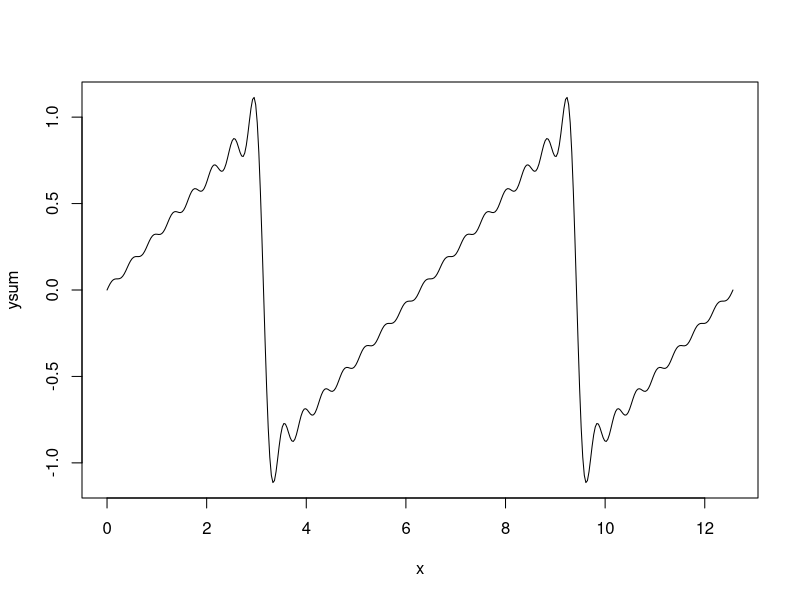

This figure's R source:
# file: make_waves

# code to generate set of 15 sine waves to make square wave
# saving file as squarewave.csv

x = seq(0,4*pi,0.01*pi) # values along x axis
y = seq(1,29,2) # equivalent to 2k-1
y_square = matrix(data = NA, nrow = 401, ncol = 15)
for (i in 1:15){
  y_square[,i] = (4/pi) * (sin(y[i] * x)/y[i])
}
write.csv(y_square, file = "squarewave.csv",row.names = FALSE)

# code to test data in squarewave.csv; uncomment to run

# squarewave = read.csv("squarewave.csv")
# x = seq(0,4*pi,0.01 * pi)
# number_cols = 15
# if (number_cols == 1){
#   ysum = squarewave[,1]
# } else {
#   ysum = apply(squarewave[,1:number_cols], MARGIN = 1, FUN = sum)
# }
# plot(x = x, y = ysum, type = "l", lty = 1, lwd = 3, col = 8)
# lines(x = x, y = sign(sin(x)), lwd = 3, lty = 3, col = 6)
# grid()
# for (i in 1:number_cols){
#   lines(x = x, y = squarewave[,i], lty = 2, col = 1)
# }

# code to generate set of 15 sine waves to make triangular wave
# saving file as trianglewave.csv

x = seq(0,4*pi,0.01*pi)
y = seq(1,29,2)
y_triangle = matrix(data = NA, nrow = 401, ncol = 15)
for (i in 1:15){
  y_triangle[,i] = (-8/pi^2) * (-1)^i * 1/(y[i]^2) * sin(y[i]*x)
}
write.csv(y_triangle, file = "trianglewave.csv",row.names = FALSE)

# code to test data in trianglewave.csv; uncomment to run

# trianglewave = read.csv("trianglewave.csv")
# x = seq(0,4*pi,0.01 * pi)
# number_cols = 15
# if (number_cols == 1){
#   ysum = trianglewave[,1]
# } else {
#   ysum = apply(trianglewave[,1:number_cols], MARGIN = 1, FUN = sum)
# }
# plot(x = x, y = ysum, type = "l", lty = 1, lwd = 3, col = 8)
# lines(x = x, 
#       y = 4*1/(2*pi) * abs((x-2*pi/4)%%(2*pi) - 2*pi/2) - 1, 
#       lwd = 3, lty = 3, col = 6)
# grid()
# for (i in 1:number_cols){
#   lines(x = x, y = trianglewave[,i], lty = 2, col = 1)
# }

# code to generate set of 15 sine waves to make sawtooth wave
# saving file as sawtoothwave.csv

x = seq(0,4*pi,0.01*pi)
y = seq(1,15,1)
y_sawtooth = matrix(data = NA, nrow = 401, ncol = 15)
for (i in 1:15){
  y_sawtooth[,i] = (-2/pi) * (-1)^i * 1/i * sin(i*x)
}
ysum = apply(y_sawtooth[,1:15], MARGIN = 1, FUN = sum)
plot(x = x, y = ysum, type = "l")
write.csv(y_sawtooth, file = "sawtoothwave.csv",row.names = FALSE)

# code to test data in sawtoothwave.csv; uncomment to run

# sawtoothwave = read.csv("sawtoothwave.csv")
# x = seq(0,4*pi,0.01 * pi)
# number_cols = 15
# if (number_cols == 1){
#   ysum = sawtoothwave[,1]
# } else {
#   ysum = apply(sawtoothwave[,1:number_cols], MARGIN = 1, FUN = sum)
# }
# plot(x = x, y = ysum, type = "l", lty = 1, lwd = 3, col = 8)
# lines(x = c(0,pi,pi,pi,pi,3*pi,3*pi,3*pi,3*pi,4*pi), 
#       y = c(0,1,1,-1,-1,1,1,-1,-1, 0), lty = 1)
# grid()
# for (i in 1:number_cols){
#   lines(x = x, y = sawtoothwave[,i], lty = 2, col = 1)
# }
